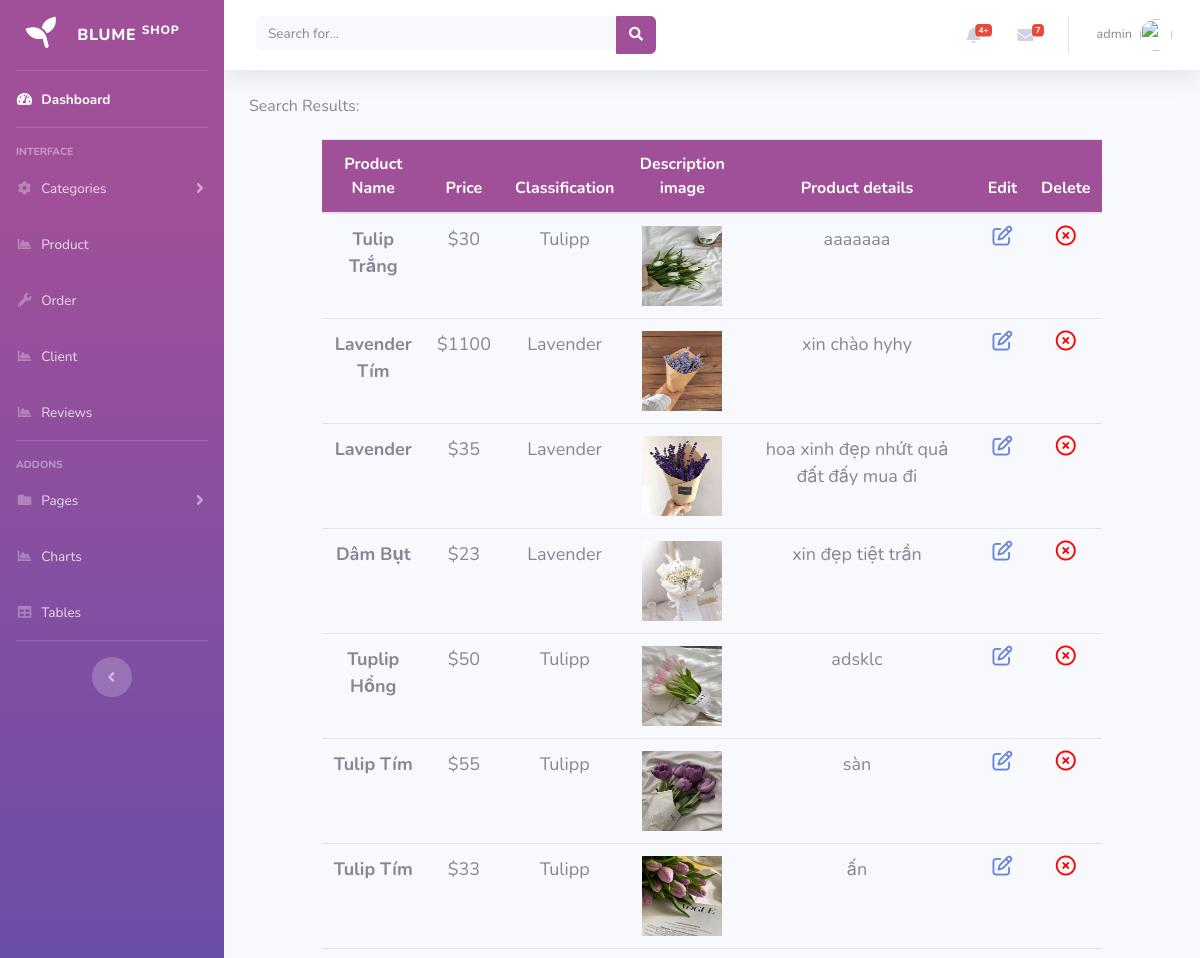
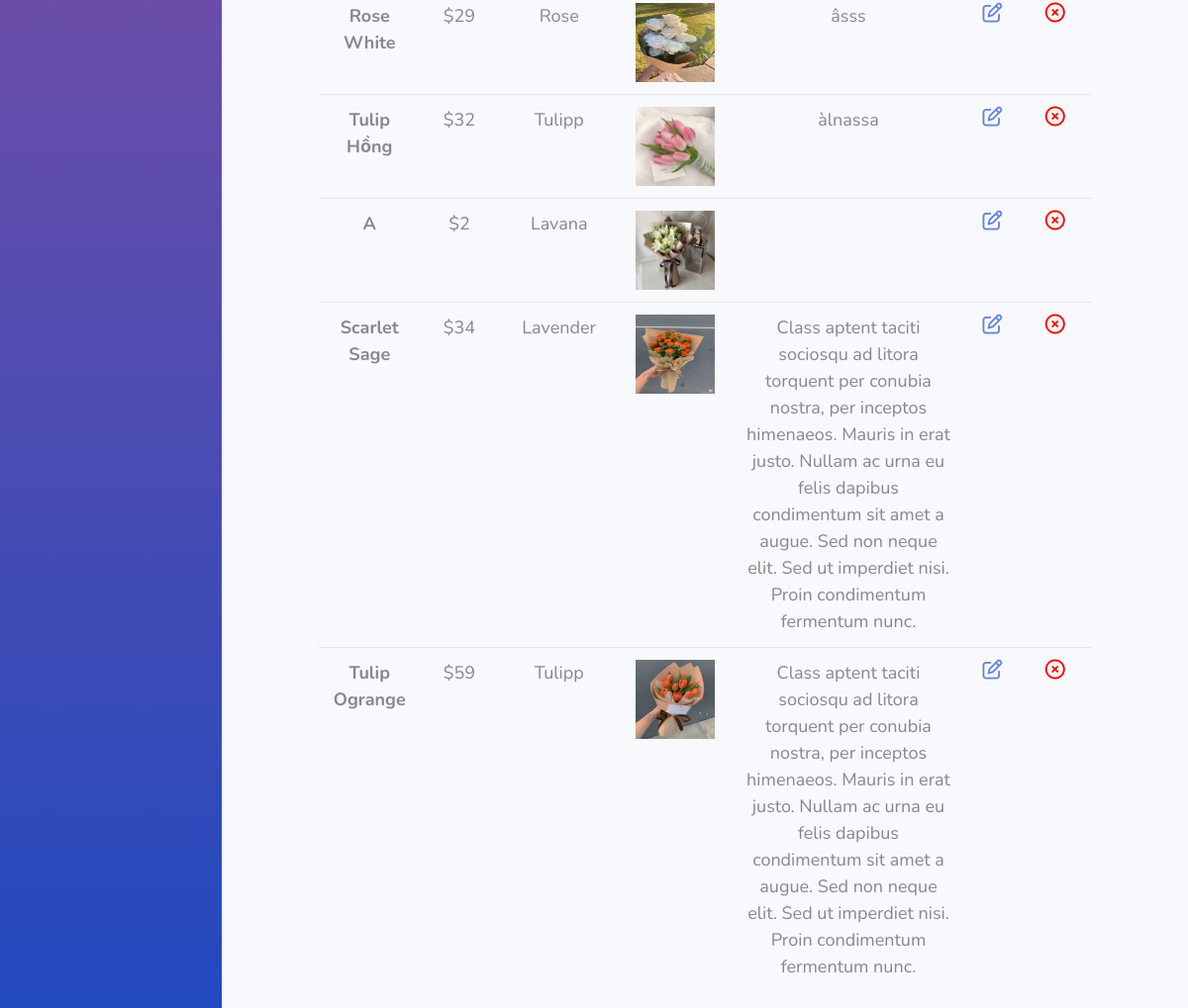
/admin/timkiem.php (signed in), run on the app's committed database (2 pictures, top to bottom).
### tables this page shows
CREATE TABLE `sanpham` (
  `id_sp` int(11) NOT NULL,
  `id_dm` int(10) NOT NULL,
  `ten_sp` varchar(50) NOT NULL,
  `gia_sp` float NOT NULL,
  `anh_mota` varchar(50) NOT NULL,
  `chitiet_sp` varchar(255) NOT NULL
);

CREATE TABLE `danhmuc` (
  `id_dm` int(11) NOT NULL,
  `name_dm` varchar(20) NOT NULL
);

### admin/timkiem.php (the view)
<?php
include_once './includes/header.php';
include_once './includes/navbar.php';
require_once './config/dbconnect.php';
if(isset($_POST['stext'])){
    $stext = $_POST['stext'];
}else{
    $stext = '';
}
$newStext = str_replace(' ', '%', $stext);
$sql = "SELECT sanpham.*, danhmuc.name_dm
        FROM sanpham
        JOIN danhmuc ON sanpham.id_dm = danhmuc.id_dm
        WHERE sanpham.ten_sp LIKE '%$newStext%' OR danhmuc.name_dm LIKE '%$newStext%'";
$query = mysqli_query($conn, $sql);
?>
<p style="margin-left:25px;">Search Results:  <?php echo $stext ?></p>
<div style="overflow-x:auto; ">
<table class="table table-hover" style="width:80%; margin-left: 10%; margin-top:0.5%;   text-align: center;">
  <thead>
    <tr style = "background-color: #a05099; color:white; margin-left:500px;">
    <th scope="col">Product Name</th>
      <th scope="col">Price</th>
      <th scope="col">Classification</th>
      <th scope="col">Description image </th>
      <th scope="col">Product details </th>
<th scope="col">Edit </th>
      <th scope="col">Delete</th>
    </tr>
  </thead>
  <tbody>
  <?php
    if ($result-> num_rows > 0){
        while($row = mysqli_fetch_array($query)){
      ?>
  <tr>
      <th style="font-size:18px; text-transform: capitalize;"><?= $row['ten_sp'] ?> </th>
      <td style="font-size:18px; text-transform: capitalize;">$<?= $row['gia_sp'] ?> </td>
      <td style="font-size:18px; text-transform: capitalize;"> <?= $row['name_dm'] ?> </td>
      <th> <img src="img/<?= $row['anh_mota'] ?>" alt="" style ="width:80px; height:80px;">  </th>
      <td style="font-size:18px;"><?= $row['chitiet_sp'] ?> </td>
      <td>
        <a href="editSP.php?id_sp=<?= $row['id_sp'] ?>"><i class="fa-regular fa-pen-to-square" style="font-size: 20px; color:#6786db; "></i></a>
</td>
    <td>
      <a href="javascript:void(0);" onclick="confirmDelete(<?=$row['id_sp']?>)"><i class="fa-regular fa-circle-xmark" style="font-size:20px; color:red;"></i></a>
    </td>
    </tr>
    <?php
      }
    }
    ?>
  </tbody>
</table>

### data on the page
sanpham: ten_sp "Tulip Trắng", gia_sp "30", id_dm.name_dm "Tulipp", anh_mota (picture), chitiet_sp "aaaaaaa"
sanpham: ten_sp "Lavender Tím", gia_sp "1100", id_dm.name_dm "Lavender", anh_mota (picture), chitiet_sp "xin chào hyhy"
sanpham: ten_sp "Lavender", gia_sp "35", id_dm.name_dm "Lavender", anh_mota (picture), chitiet_sp "hoa xinh đẹp nhứt quả đất đấy mua đi"
sanpham: ten_sp "Dâm Bụt", gia_sp "23", id_dm.name_dm "Lavender", anh_mota (picture), chitiet_sp "xin đẹp tiệt trần"
sanpham: ten_sp "Tuplip Hồng", gia_sp "50", id_dm.name_dm "Tulipp", anh_mota (picture), chitiet_sp "adsklc"
sanpham: ten_sp "Tulip Tím", gia_sp "55", id_dm.name_dm "Tulipp", anh_mota (picture), chitiet_sp "sàn"
sanpham: ten_sp "Tulip Tím", gia_sp "33", id_dm.name_dm "Tulipp", anh_mota (picture), chitiet_sp "ấn"
sanpham: ten_sp "Rose White", gia_sp "29", id_dm.name_dm "Rose", anh_mota (picture), chitiet_sp "âsss"
sanpham: ten_sp "Tulip Hồng", gia_sp "32", id_dm.name_dm "Tulipp", anh_mota (picture), chitiet_sp "àlnassa"
sanpham: ten_sp "A", gia_sp "2", id_dm.name_dm "Lavana", anh_mota (picture)
sanpham: ten_sp "Scarlet Sage", gia_sp "34", id_dm.name_dm "Lavender", anh_mota (picture), chitiet_sp "Class aptent taciti sociosqu ad litora torquent per conubia nostra, per inceptos himenaeos. Mauris in erat justo. Nullam ac urna eu felis dapibus condimentum sit amet a augue. Sed non neque elit. Sed ut imperdiet nisi. Proin condimentum fermentum nunc."
sanpham: ten_sp "Tulip Ogrange", gia_sp "59", id_dm.name_dm "Tulipp", anh_mota (picture), chitiet_sp "Class aptent taciti sociosqu ad litora torquent per conubia nostra, per inceptos himenaeos. Mauris in erat justo. Nullam ac urna eu felis dapibus condimentum sit amet a augue. Sed non neque elit. Sed ut imperdiet nisi. Proin condimentum fermentum nunc."

### other printed values
$totalComm "4"
$_SESSION['name_user'] "admin"
